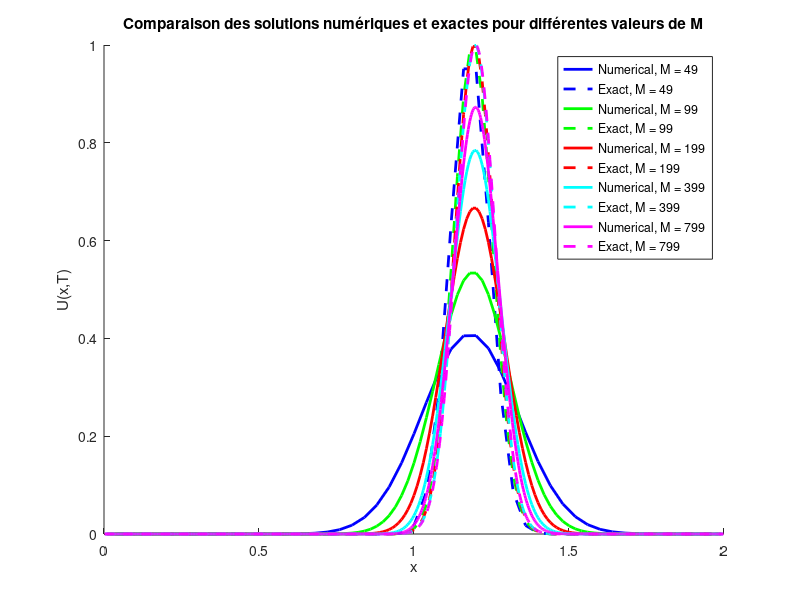

MATLAB code for this plot:
% Définition des paramètres
a = 0;
b = 2;
beta = 1;
M_values = [49, 99, 199, 399, 799]; % Différentes valeurs de M
T = 1.0;

% Configuration du graphique
figure;
hold on;
colors = ['b', 'g', 'r', 'c', 'm']; % Couleurs pour différentes valeurs de M
legendInfo = cell(1, length(M_values) * 2); % Pour la légende

for idx = 1:length(M_values)
    M = M_values(idx);
    h = (b - a) / (M + 1);
    k = 0.5 * h; % Définir k pour que k/h = 0.5
    N = round(T/k);
    x = linspace(a + h, b - h, M)';
    U0 = exp(-5 * (5 * x - 1) .^ 2);

    U = zeros(M, N);
    U(:,1) = U0;

    for n = 1:(N-1)
        for m = 2:M-1
            U(m, n+1) = (1 - k*beta/h) * U(m, n) + (k * beta / h) * U(m-1, n);
        end

        % Solution exacte à l'instant t
        xExact = x - beta*k*n;
        UExact = exp(-5 * (5 * xExact - 1) .^ 2);
    end

    % Tracé de la solution numérique
    plot(x, U(:, end), 'Color', colors(idx), 'LineWidth', 2);
    legendInfo{idx * 2 - 1} = ['Numerical, M = ', num2str(M)];

    % Tracé de la solution exacte
    plot(x, UExact, [colors(idx) '--'], 'LineWidth', 2);
    legendInfo{idx * 2} = ['Exact, M = ', num2str(M)];

    % Calcul de l'erreur L2
    L2_error = norm(U(:, end) - UExact, 2);
    disp(['L2 Error for M = ' num2str(M) ': ' num2str(L2_error)]);

    % Trouver le maximum de la solution numérique et sa position
    [maxU, pos] = max(U(:, end));
    disp(['Maximum value for M = ' num2str(M) ': ' num2str(maxU) ' at position ' num2str(x(pos))]);
end

title('Comparaison des solutions numériques et exactes pour différentes valeurs de M');
xlabel('x');
ylabel('U(x,T)');
legend(legendInfo);
hold off;
